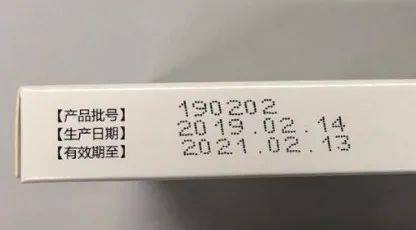
#> input picture images/med_box.jpeg, 416 x 230 px, found by its file name
$ python 06_filter.py
#> lines starting #> are read from the running program, lines starting #| are printed output that depends on the picture
# -*- coding: utf-8 -*-
# @Time    : 2024/07/01
# @Author  : peng song
# @Email   : songpeng24@msn.com
# @File    : Py302_opencv\01_imshow.py
# @Desc    : 高斯滤波

import cv2
import numpy as np

# 载入图像
img = cv2.imread('..\images\med_box.jpeg')
#> img is the input picture: shape (230, 416, 3); mean B, G, R 155.1, 163, 169.4

# 使用高斯滤波进行图像平滑处理
blur = cv2.GaussianBlur(img,(5,5),0)
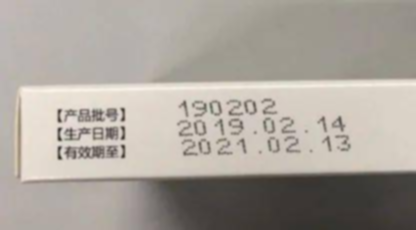
#> blur: shape (230, 416, 3); mean B, G, R 155.1, 163, 169.4

# 显示处理结果
cv2.imshow('blur',blur)
cv2.waitKey(0)
cv2.destroyAllWindows()

$ run again, with images/bucket_date.png saved as images/med_box.jpeg
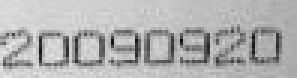
#> input picture images/bucket_date.png, 99 x 26 px, found by its file name (shown 3 times larger)
#> img is the input picture: shape (26, 99, 3); min 9, max 231, mean 177.2
#> `blur = cv2.GaussianBlur(img,(5,5),0)`:
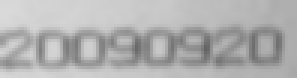
#> blur: shape (26, 99, 3) (shown 3 times larger); min 99, max 217, mean 177.1
